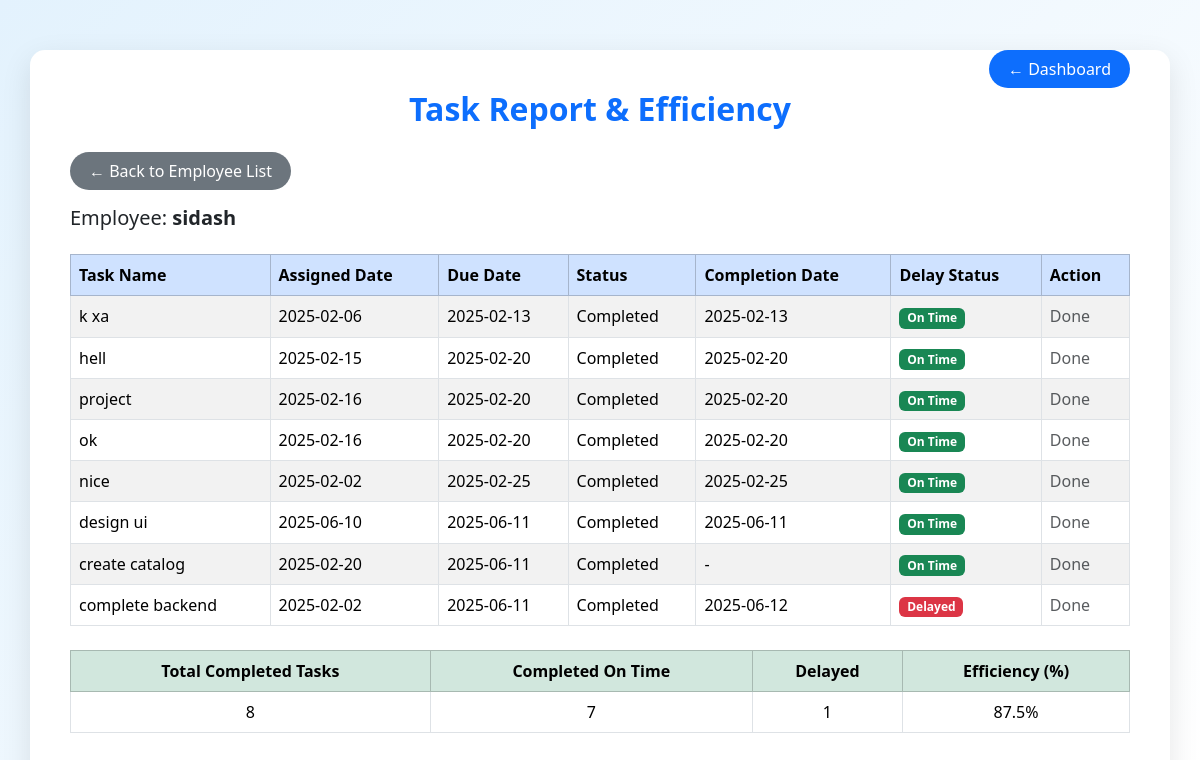
Screenshot of /task_report.php?employee_id=2 (signed in) with the database file from the repository.
### tables this page shows
CREATE TABLE `task` (
  `task_id` int(11) NOT NULL,
  `employee_id` int(11) DEFAULT NULL,
  `id` int(11) DEFAULT NULL,
  `task_name` varchar(255) NOT NULL,
  `description` text DEFAULT NULL,
  `assigned_date` date NOT NULL,
  `due_date` date NOT NULL,
  `status` enum('pending','in-progress','completed') NOT NULL DEFAULT 'pending',
  `completion_date` date DEFAULT NULL
);

### task_report.php (the view, shortened to what this page needs)
<?php
include('db_config.php');
$employeeTasks = [];
if (isset($_GET['employee_id'])) {
    $employeeId = intval($_GET['employee_id']);
    $query = "SELECT e.employee_id AS employee_id, e.username AS employee_name,
                     t.task_id, t.task_name, t.assigned_date, t.due_date, t.status, t.completion_date
              FROM employees e
              LEFT JOIN task t ON e.employee_id = t.employee_id
              WHERE e.employee_id = $employeeId
              ORDER BY t.due_date";
    $result = $conn->query($query);
    if ($result->num_rows > 0) {
        while ($row = $result->fetch_assoc()) {
            $employeeTasks['name'] = $row['employee_name'];
            $employeeTasks['id'] = $row['employee_id'];
            $employeeTasks['tasks'][] = $row;
        }
    }
} else {
    $employeeListQuery = "SELECT employee_id, username FROM employees";
    $employeeListResult = $conn->query($employeeListQuery);
}
?>
<!DOCTYPE html>
<html>
<head>
    <link href="https://cdn.jsdelivr.net/npm/bootstrap@5.3.2/dist/css/bootstrap.min.css" rel="stylesheet">
</head>
<body>
<div class="container">
    <a href="dashboard.php" class="btn-dashboard btn">← Dashboard</a>
    <?php if (isset($_GET['employee_id']) && !empty($employeeTasks)): ?>
        <h2 class="text-center mb-4">Task Report & Efficiency</h2>
        <div class="mb-3">
            <a href="task_report.php" class="btn btn-back">&larr; Back to Employee List</a>
        </div>
        <?php
            $tasks = $employeeTasks['tasks'];
            $totalTasks = 0;
            $onTime = 0;
            $delayed = 0;
            foreach ($tasks as $task) {
                if (strtolower($task['status']) === 'completed') {
                    $totalTasks++;
                    $dueDate = strtotime($task['due_date']);
                    $completionDate = isset($task['completion_date']) ? strtotime($task['completion_date']) : null;
                    if ($completionDate && $completionDate > $dueDate) {
                        $delayed++;
                    } else {
                        $onTime++;
                    }
                }
            }
            $efficiency = $totalTasks > 0 ? round(($onTime / $totalTasks) * 100, 2) : 0;
        ?>
        <h5 class="mt-3 mb-4">Employee: <strong><?= htmlspecialchars($employeeTasks['name']) ?></strong></h5>
        <table class="table table-bordered table-striped table-hover">
            <thead class="table-primary">
                <tr>
                    <th>Task Name</th>
                    <th>Assigned Date</th>
                    <th>Due Date</th>
                    <th>Status</th>
                    <th>Completion Date</th>
                    <th>Delay Status</th>
                    <th>Action</th>
                </tr>
            </thead>
            <tbody>
                <?php foreach ($tasks as $task): ?>
                    <?php
                        $delayStatus = "<span class='badge bg-secondary'>N/A</span>";
                        if (strtolower($task['status']) === 'completed') {
                            $dueDate = strtotime($task['due_date']);
                            $completionDate = isset($task['completion_date']) ? strtotime($task['completion_date']) : null;
                            if ($completionDate && $completionDate > $dueDate) {
                                $delayStatus = "<span class='badge bg-danger'>Delayed</span>";
                            } else {
                                $delayStatus = "<span class='badge bg-success'>On Time</span>";
                            }
                        }
                    ?>
                    <tr>
                        <td><?= htmlspecialchars($task['task_name']) ?></td>
                        <td><?= $task['assigned_date'] ?></td>
                        <td><?= $task['due_date'] ?></td>
                        <td><?= ucfirst($task['status']) ?></td>
                        <td><?= $task['completion_date'] ?? '-' ?></td>
                        <td><?= $delayStatus ?></td>
                        <td>
                            <?php if (strtolower($task['status']) !== 'completed' && !empty($task['task_id'])): ?>
                                <a href="complete_task.php?task_id=<?= $task['task_id'] ?>" class="btn btn-sm btn-success" onclick="return confirm('Mark this task as completed?')">Complete</a>
                            <?php else: ?>
                                <span class="text-muted">Done</span>
                            <?php endif; ?>
                        </td>
                    </tr>
                <?php endforeach; ?>
            </tbody>
        </table>
        <table class="table table-bordered text-center mt-4">
            <thead class="table-success">
                <tr>
                    <th>Total Completed Tasks</th>
                    <th>Completed On Time</th>
                    <th>Delayed</th>
                    <th>Efficiency (%)</th>
                </tr>
            </thead>
            <tbody>
                <tr>
                    <td><?= $totalTasks ?></td>
                    <td><?= $onTime ?></td>
                    <td><?= $delayed ?></td>
                    <td><?= $efficiency ?>%</td>
                </tr>
            </tbody>
        </table>
    <?php endif; ?>
</div>
</body>
</html>

### task_report.php (style rules this page uses)
body { background: linear-gradient(135deg, #e3f2fd, #ffffff); font-family: 'Segoe UI', sans-serif; }
.container { margin-top: 50px; background: #ffffff; padding: 40px; border-radius: 15px; box-shadow: 0 10px 30px rgba(0,0,0,0.1); }
.btn-back { background-color: #6c757d; color: white; border-radius: 25px; padding: 6px 18px; }
.btn-dashboard { background-color: #0d6efd; color: white; border-radius: 25px; padding: 6px 18px; text-decoration: none; float: right; margin-top: -40px; }
h2 { color: #0d6efd; font-weight: bold; }

### rows the page displays
task: task_name "k xa", assigned_date "2025-02-06", due_date "2025-02-13", status "Completed", completion_date "2025-02-13", shows "On Time", shows "Done"
task: task_name "hell", assigned_date "2025-02-15", due_date "2025-02-20", status "Completed", completion_date "2025-02-20", shows "On Time", shows "Done"
task: task_name "project", assigned_date "2025-02-16", due_date "2025-02-20", status "Completed", completion_date "2025-02-20", shows "On Time", shows "Done"
task: task_name "ok", assigned_date "2025-02-16", due_date "2025-02-20", status "Completed", completion_date "2025-02-20", shows "On Time", shows "Done"
task: task_name "nice", assigned_date "2025-02-02", due_date "2025-02-25", status "Completed", completion_date "2025-02-25", shows "On Time", shows "Done"
task: task_name "design ui", assigned_date "2025-06-10", due_date "2025-06-11", status "Completed", completion_date "2025-06-11", shows "On Time", shows "Done"
task: task_name "create catalog", assigned_date "2025-02-20", due_date "2025-06-11", status "Completed", completion_date "-", shows "On Time", shows "Done"
task: task_name "complete backend", assigned_date "2025-02-02", due_date "2025-06-11", status "Completed", completion_date "2025-06-12", shows "Delayed", shows "Done"

### other values shown
$employeeTasks['name'] "sidash"
$totalTasks "8"
$onTime "7"
$delayed "1"
$efficiency "87.5"
